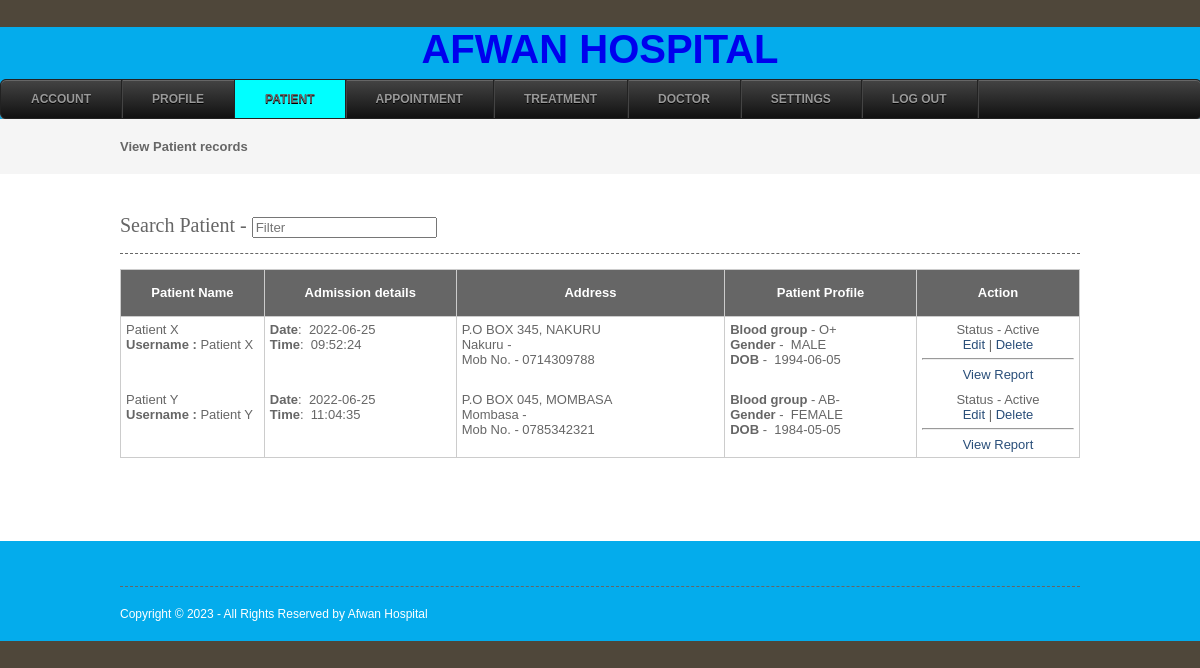
The app's page /viewpatient.php (signed in), older data.
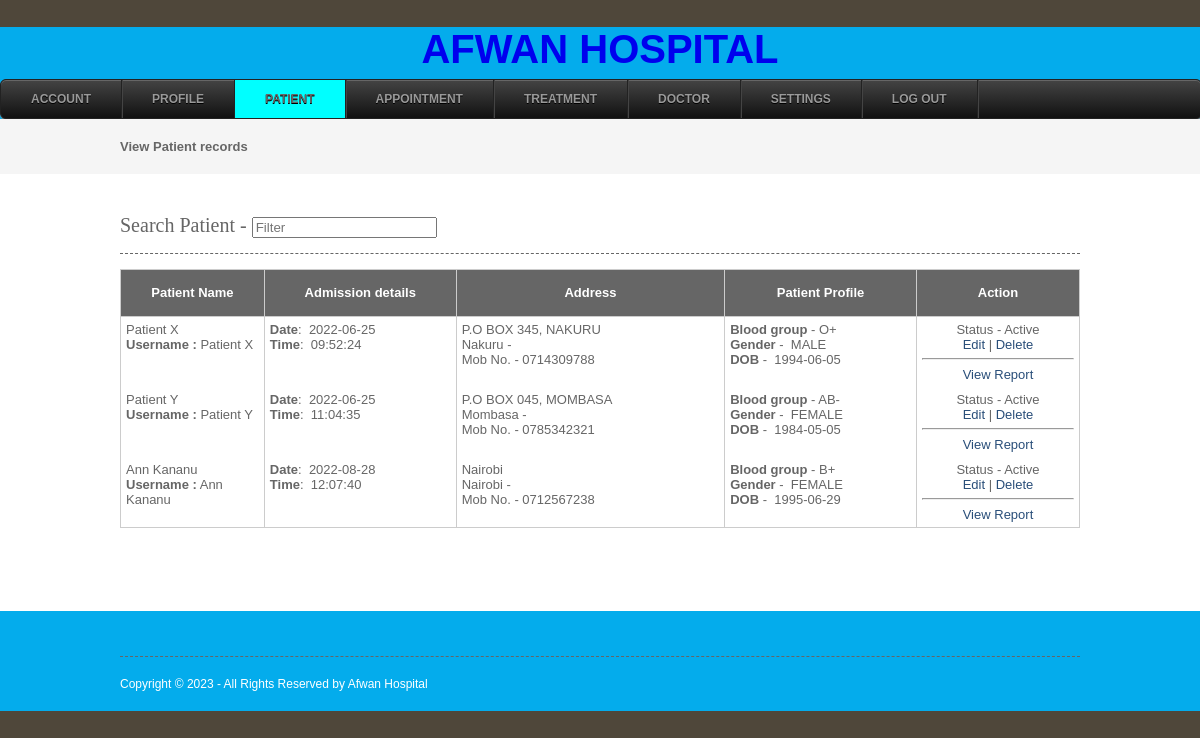
The same page, newer data.
### tables this page shows
CREATE TABLE `patient` (
  `patientid` int(10) NOT NULL,
  `patientname` varchar(50) NOT NULL,
  `admissiondate` date NOT NULL,
  `admissiontime` time NOT NULL,
  `address` varchar(250) NOT NULL,
  `mobileno` varchar(15) NOT NULL,
  `city` varchar(25) NOT NULL,
  `loginid` varchar(50) NOT NULL,
  `password` varchar(25) NOT NULL,
  `bloodgroup` varchar(20) NOT NULL,
  `gender` varchar(10) NOT NULL,
  `dob` date NOT NULL,
  `status` varchar(10) NOT NULL
);

### viewpatient.php (the view, shortened to what this page needs)
<?php
include("headers.php");
include("dbconnection.php");
?>
<div class="wrapper col2">
  <div id="breadcrumb">
    <ul>
      <li class="first">View Patient records</li></ul>
  </div>
</div>
<div class="wrapper col4">
  <div id="container">
<section class="container">
<h2>Search Patient - <input type="search" class="light-table-filter" data-table="order-table" placeholder="Filter" /></h2>
	<table class="order-table">
      <thead>
        <tr>
          <th width="15%" height="36"><div align="center">Patient Name</div></th>
          <th width="20%"><div align="center">Admission details</div></th>
          <th width="28%"><div align="center">Address</div></th>
          <th width="20%"><div align="center">Patient Profile</div></th>
          <th width="17%"><div align="center">Action</div></th>
        </tr>
        </thead>
      <tbody>
   <?php
		$sql ="SELECT * FROM patient";
		$qsql = mysqli_query($con,$sql);
		while($rs = mysqli_fetch_array($qsql))
		{
        echo "<tr>
          <td>$rs[patientname]<br>
		  <strong>Username :</strong> $rs[loginid] </td>
          <td>
		  <strong>Date</strong>: &nbsp;$rs[admissiondate]<br>
		 <strong>Time</strong>: &nbsp;$rs[admissiontime]</td>
		   <td>$rs[address]<br>$rs[city] -  &nbsp;$rs[pincode]<br>
Mob No. - $rs[mobileno]</td>
			    <td><strong>Blood group</strong> - $rs[bloodgroup]<br>
<strong>Gender</strong> - &nbsp;$rs[gender]<br>
<strong>DOB</strong> - &nbsp;$rs[dob]</td>
          <td align='center'>Status - $rs[status] <br>";
if(isset($_SESSION[adminid]))
{
		  echo "<a href='patient.php?editid=$rs[patientid]'>Edit</a> | <a href='viewpatient.php?delid=$rs[patientid]'>Delete</a> <hr>
<a href='patientreport.php?patientid=$rs[patientid]'>View Report</a>";
}
		  echo "</td></tr>";
		}
		?>
      </tbody>
    </table>
</section>
    <p>&nbsp;</p>
  </div>
</div>
<?php
include("footers.php");
?>

Row changes from the older to the newer data that the page shows:
added patient: patientname "Ann Kananu", loginid "Ann Kananu", admissiondate "2022-08-28", admissiontime "12:07:40", address "Nairobi", city "Nairobi", mobileno "0712567238", bloodgroup "B+", gender "FEMALE", dob "1995-06-29", status "Active"
